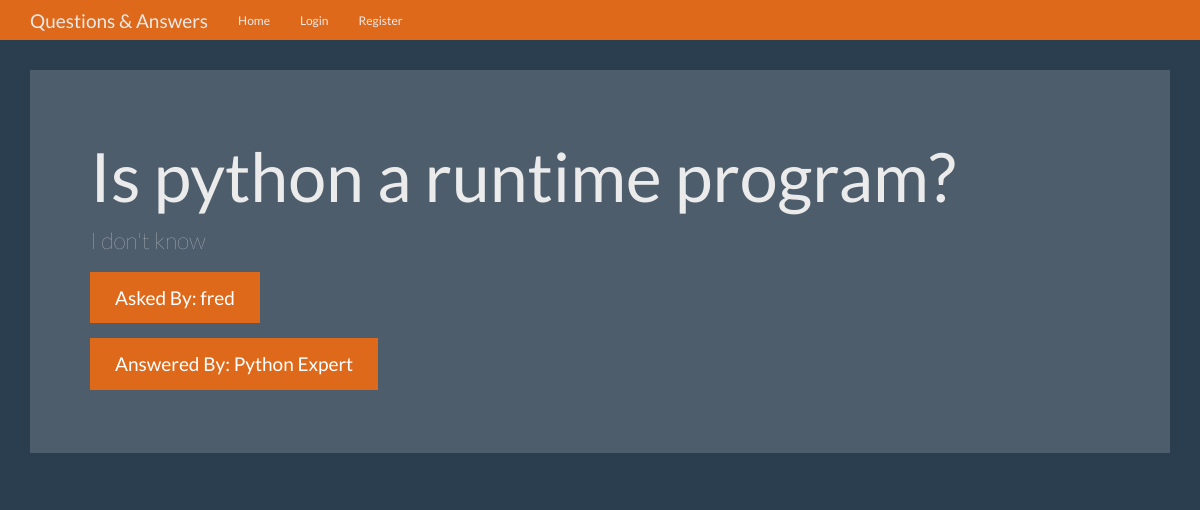
Page /question/2 on the committed database.
### models/question.py (models this page shows, shortened)
class Question(db.Model):
    __tablename__ = 'question'
    id = db.Column(db.Integer, primary_key = True)
    question = db.Column(db.Text)
    answer = db.Column(db.Text)
    asked_by_id = db.Column(db.Integer, db.ForeignKey('user.id'))
    expert_id = db.Column(db.Integer, db.ForeignKey('user.id'))
    @classmethod
    def get_by_id(cls, id):
        return cls.query.get_or_404(id)

### models/user.py (models this page shows, shortened)
class User(db.Model, UserMixin):
    __tablename__ = 'user'
    id = db.Column(db.Integer, primary_key = True)
    name = db.Column(db.String(50))
    password = db.Column(db.String(100))
    expert = db.Column(db.Boolean)
    admin = db.Column(db.Boolean)
    questions_asked = db.relationship(
        'Question',
        foreign_keys = 'Question.asked_by_id',
        backref = 'asker',
        lazy = True
    )
    answers_requested = db.relationship(
        'Question',
        foreign_keys = 'Question.expert_id',
        backref = 'expert',
        lazy = True
    )
    @property
    def unhashed_password(self):
        raise AttributeError('Cannot view unhashed password!')

### qa/views.py (the view)
@q_a.route('/question/<int:question_id>')
def question(question_id):
    question = Question.get_by_id(question_id)
    context = {
        'question': question
    }
    return render_template('question.html', **context)

### templates/question.html (shortened to what this page needs)
{% extends 'base.html' %}
{% block content %}
<div class="jumbotron">
        <h1>{{ question.question }}</h1>
        <p>{{ question.answer }}</p>
        <p><a class="btn btn-primary btn-lg">Asked By: {{ question.asker.name }}</a></p>
        <p><a class="btn btn-primary btn-lg">Answered By: {{ question.expert.name }}</a></p>
      </div>
{% endblock %}

### static/theme.css (style rules this page uses)
body { padding-top: 70px; padding-bottom: 30px; }

### rows in the picture
Question: question "Is python a runtime program?", answer "I don't know"
User: asker.name "fred"
User: expert.name "Python Expert"
